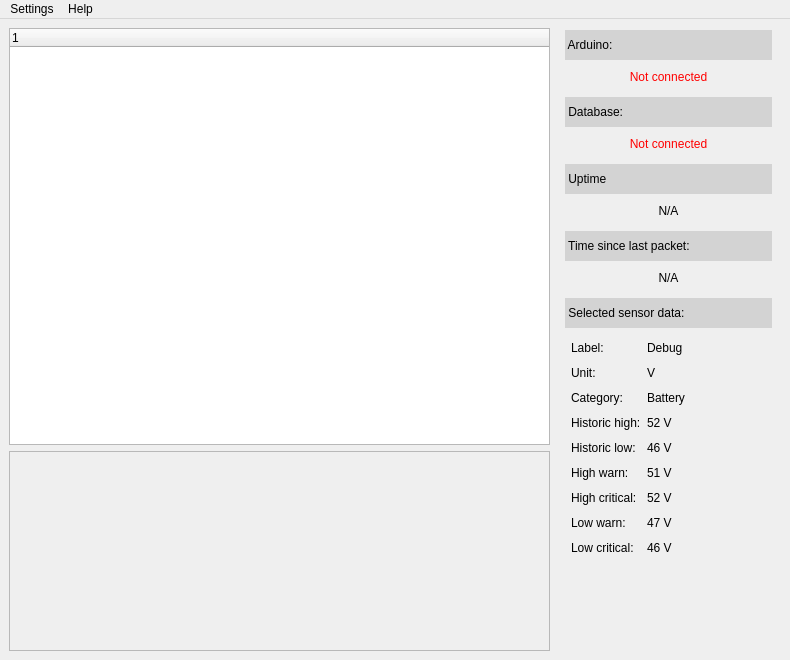
<?xml version="1.0" encoding="UTF-8"?>
<ui version="4.0">
 <class>main_window</class>
 <widget class="QMainWindow" name="main_window">
  <property name="geometry">
   <rect>
    <x>0</x>
    <y>0</y>
    <width>790</width>
    <height>660</height>
   </rect>
  </property>
  <property name="minimumSize">
   <size>
    <width>790</width>
    <height>660</height>
   </size>
  </property>
  <property name="windowTitle">
   <string>MainWindow</string>
  </property>
  <widget class="QWidget" name="centralwidget">
   <layout class="QGridLayout" name="gridLayout" rowstretch="0" columnstretch="0,0">
    <property name="topMargin">
     <number>0</number>
    </property>
    <property name="verticalSpacing">
     <number>6</number>
    </property>
    <item row="0" column="0">
     <widget class="QFrame" name="body_frame">
      <property name="frameShape">
       <enum>QFrame::NoFrame</enum>
      </property>
      <property name="frameShadow">
       <enum>QFrame::Raised</enum>
      </property>
      <layout class="QVBoxLayout" name="verticalLayout" stretch="0,0">
       <property name="leftMargin">
        <number>0</number>
       </property>
       <property name="topMargin">
        <number>9</number>
       </property>
       <property name="rightMargin">
        <number>0</number>
       </property>
       <property name="bottomMargin">
        <number>0</number>
       </property>
       <item>
        <widget class="QTreeWidget" name="module_tree">
         <property name="minimumSize">
          <size>
           <width>0</width>
           <height>120</height>
          </size>
         </property>
         <property name="frameShadow">
          <enum>QFrame::Plain</enum>
         </property>
         <attribute name="headerDefaultSectionSize">
          <number>100</number>
         </attribute>
         <column>
          <property name="text">
           <string notr="true">1</string>
          </property>
         </column>
        </widget>
       </item>
       <item>
        <widget class="QFrame" name="chart_frame">
         <property name="minimumSize">
          <size>
           <width>0</width>
           <height>200</height>
          </size>
         </property>
         <property name="frameShape">
          <enum>QFrame::StyledPanel</enum>
         </property>
         <property name="frameShadow">
          <enum>QFrame::Plain</enum>
         </property>
        </widget>
       </item>
      </layout>
     </widget>
    </item>
    <item row="0" column="1">
     <widget class="QFrame" name="sidebar_frame">
      <property name="sizePolicy">
       <sizepolicy hsizetype="Preferred" vsizetype="Preferred">
        <horstretch>0</horstretch>
        <verstretch>0</verstretch>
       </sizepolicy>
      </property>
      <property name="minimumSize">
       <size>
        <width>225</width>
        <height>0</height>
       </size>
      </property>
      <property name="maximumSize">
       <size>
        <width>225</width>
        <height>16777215</height>
       </size>
      </property>
      <property name="frameShape">
       <enum>QFrame::NoFrame</enum>
      </property>
      <property name="frameShadow">
       <enum>QFrame::Raised</enum>
      </property>
      <layout class="QVBoxLayout" name="verticalLayout_2">
       <item>
        <widget class="QLabel" name="label_7">
         <property name="minimumSize">
          <size>
           <width>0</width>
           <height>30</height>
          </size>
         </property>
         <property name="maximumSize">
          <size>
           <width>16777215</width>
           <height>25</height>
          </size>
         </property>
         <property name="styleSheet">
          <string notr="true">background-color : lightgray</string>
         </property>
         <property name="text">
          <string> Arduino:</string>
         </property>
        </widget>
       </item>
       <item>
        <widget class="QLabel" name="arduino_status">
         <property name="minimumSize">
          <size>
           <width>0</width>
           <height>25</height>
          </size>
         </property>
         <property name="maximumSize">
          <size>
           <width>16777215</width>
           <height>25</height>
          </size>
         </property>
         <property name="styleSheet">
          <string notr="true">color:red</string>
         </property>
         <property name="text">
          <string>Not connected</string>
         </property>
         <property name="alignment">
          <set>Qt::AlignCenter</set>
         </property>
        </widget>
       </item>
       <item>
        <widget class="QLabel" name="label_8">
         <property name="minimumSize">
          <size>
           <width>0</width>
           <height>30</height>
          </size>
         </property>
         <property name="maximumSize">
          <size>
           <width>16777215</width>
           <height>25</height>
          </size>
         </property>
         <property name="styleSheet">
          <string notr="true">background-color : lightgray</string>
         </property>
         <property name="text">
          <string> Database:</string>
         </property>
        </widget>
       </item>
       <item>
        <widget class="QLabel" name="database_status">
         <property name="minimumSize">
          <size>
           <width>0</width>
           <height>25</height>
          </size>
         </property>
         <property name="maximumSize">
          <size>
           <width>16777215</width>
           <height>25</height>
          </size>
         </property>
         <property name="styleSheet">
          <string notr="true">color:red</string>
         </property>
         <property name="text">
          <string>Not connected</string>
         </property>
         <property name="alignment">
          <set>Qt::AlignCenter</set>
         </property>
        </widget>
       </item>
       <item>
        <widget class="QLabel" name="label_3">
         <property name="minimumSize">
          <size>
           <width>0</width>
           <height>30</height>
          </size>
         </property>
         <property name="maximumSize">
          <size>
           <width>16777215</width>
           <height>25</height>
          </size>
         </property>
         <property name="styleSheet">
          <string notr="true">background-color : lightgray</string>
         </property>
         <property name="text">
          <string> Uptime</string>
         </property>
        </widget>
       </item>
       <item>
        <widget class="QLabel" name="uptime">
         <property name="minimumSize">
          <size>
           <width>0</width>
           <height>25</height>
          </size>
         </property>
         <property name="maximumSize">
          <size>
           <width>16777215</width>
           <height>25</height>
          </size>
         </property>
         <property name="styleSheet">
          <string notr="true"/>
         </property>
         <property name="text">
          <string>N/A</string>
         </property>
         <property name="alignment">
          <set>Qt::AlignCenter</set>
         </property>
        </widget>
       </item>
       <item>
        <widget class="QLabel" name="label_5">
         <property name="minimumSize">
          <size>
           <width>0</width>
           <height>30</height>
          </size>
         </property>
         <property name="maximumSize">
          <size>
           <width>16777215</width>
           <height>25</height>
          </size>
         </property>
         <property name="styleSheet">
          <string notr="true">background-color : lightgray</string>
         </property>
         <property name="text">
          <string> Time since last packet:</string>
         </property>
        </widget>
       </item>
       <item>
        <widget class="QLabel" name="packet_time">
         <property name="minimumSize">
          <size>
           <width>0</width>
           <height>25</height>
          </size>
         </property>
         <property name="maximumSize">
          <size>
           <width>16777215</width>
           <height>25</height>
          </size>
         </property>
         <property name="styleSheet">
          <string notr="true">color: black</string>
         </property>
         <property name="text">
          <string>N/A</string>
         </property>
         <property name="alignment">
          <set>Qt::AlignCenter</set>
         </property>
        </widget>
       </item>
       <item>
        <widget class="QLabel" name="label_6">
         <property name="minimumSize">
          <size>
           <width>0</width>
           <height>30</height>
          </size>
         </property>
         <property name="maximumSize">
          <size>
           <width>16777215</width>
           <height>25</height>
          </size>
         </property>
         <property name="styleSheet">
          <string notr="true">background-color : lightgray</string>
         </property>
         <property name="text">
          <string> Selected sensor data:</string>
         </property>
        </widget>
       </item>
       <item>
        <widget class="QWidget" name="widget" native="true">
         <layout class="QFormLayout" name="formLayout_2">
          <property name="sizeConstraint">
           <enum>QLayout::SetDefaultConstraint</enum>
          </property>
          <property name="labelAlignment">
           <set>Qt::AlignLeading|Qt::AlignLeft|Qt::AlignVCenter</set>
          </property>
          <property name="formAlignment">
           <set>Qt::AlignLeading|Qt::AlignLeft|Qt::AlignTop</set>
          </property>
          <property name="horizontalSpacing">
           <number>6</number>
          </property>
          <property name="verticalSpacing">
           <number>11</number>
          </property>
          <property name="leftMargin">
           <number>6</number>
          </property>
          <item row="0" column="0">
           <widget class="QLabel" name="label">
            <property name="text">
             <string>Label:</string>
            </property>
           </widget>
          </item>
          <item row="0" column="1">
           <widget class="QLabel" name="sensor_label">
            <property name="text">
             <string>Debug</string>
            </property>
           </widget>
          </item>
          <item row="1" column="0">
           <widget class="QLabel" name="label_4">
            <property name="text">
             <string>Unit:</string>
            </property>
           </widget>
          </item>
          <item row="1" column="1">
           <widget class="QLabel" name="sensor_unit">
            <property name="text">
             <string>V</string>
            </property>
           </widget>
          </item>
          <item row="2" column="1">
           <widget class="QLabel" name="sensor_parent">
            <property name="text">
             <string>Battery</string>
            </property>
           </widget>
          </item>
          <item row="3" column="0">
           <widget class="QLabel" name="label_20">
            <property name="text">
             <string>Historic high:</string>
            </property>
           </widget>
          </item>
          <item row="3" column="1">
           <widget class="QLabel" name="sensor_max">
            <property name="text">
             <string>52 V</string>
            </property>
           </widget>
          </item>
          <item row="4" column="0">
           <widget class="QLabel" name="label_19">
            <property name="text">
             <string>Historic low:</string>
            </property>
           </widget>
          </item>
          <item row="4" column="1">
           <widget class="QLabel" name="sensor_min">
            <property name="text">
             <string>46 V</string>
            </property>
           </widget>
          </item>
          <item row="5" column="0">
           <widget class="QLabel" name="label_12">
            <property name="text">
             <string>High warn:</string>
            </property>
           </widget>
          </item>
          <item row="5" column="1">
           <widget class="QLabel" name="sensor_ub">
            <property name="text">
             <string>51 V</string>
            </property>
           </widget>
          </item>
          <item row="6" column="0">
           <widget class="QLabel" name="label_14">
            <property name="text">
             <string>High critical:</string>
            </property>
           </widget>
          </item>
          <item row="6" column="1">
           <widget class="QLabel" name="sensor_ucb">
            <property name="text">
             <string>52 V</string>
            </property>
           </widget>
          </item>
          <item row="7" column="0">
           <widget class="QLabel" name="label_9">
            <property name="text">
             <string>Low warn:</string>
            </property>
           </widget>
          </item>
          <item row="7" column="1">
           <widget class="QLabel" name="sensor_lb">
            <property name="text">
             <string>47 V</string>
            </property>
           </widget>
          </item>
          <item row="8" column="0">
           <widget class="QLabel" name="label_11">
            <property name="text">
             <string>Low critical:</string>
            </property>
           </widget>
          </item>
          <item row="8" column="1">
           <widget class="QLabel" name="sensor_lcb">
            <property name="text">
             <string>46 V</string>
            </property>
           </widget>
          </item>
          <item row="2" column="0">
           <widget class="QLabel" name="label_17">
            <property name="text">
             <string>Category:</string>
            </property>
           </widget>
          </item>
         </layout>
        </widget>
       </item>
      </layout>
     </widget>
    </item>
   </layout>
  </widget>
  <widget class="QMenuBar" name="menuBar">
   <property name="geometry">
    <rect>
     <x>0</x>
     <y>0</y>
     <width>790</width>
     <height>22</height>
    </rect>
   </property>
   <property name="defaultUp">
    <bool>false</bool>
   </property>
   <widget class="QMenu" name="menu_settings">
    <property name="title">
     <string>Settings</string>
    </property>
   </widget>
   <widget class="QMenu" name="menu_help">
    <property name="title">
     <string>Help</string>
    </property>
   </widget>
   <addaction name="menu_settings"/>
   <addaction name="menu_help"/>
  </widget>
  <action name="open_readme">
   <property name="text">
    <string>README</string>
   </property>
  </action>
  <action name="github_repo">
   <property name="text">
    <string>Call my phone number</string>
   </property>
  </action>
  <action name="developer">
   <property name="text">
    <string>Go to the parameters.xml file</string>
   </property>
  </action>
  <action name="theme">
   <property name="text">
    <string>Theme</string>
   </property>
  </action>
 </widget>
 <resources/>
 <connections/>
</ui>
